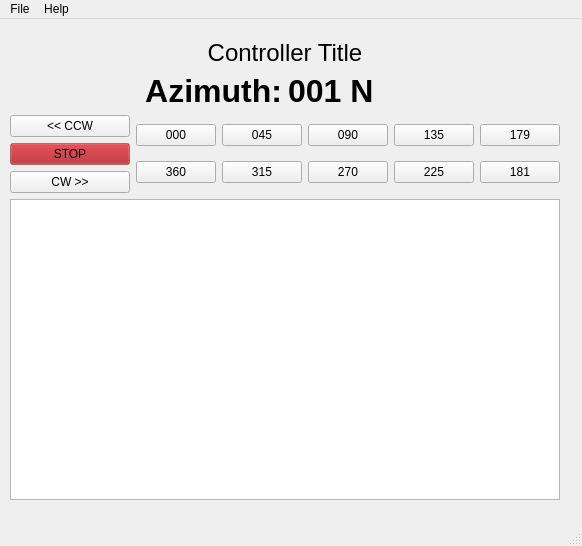
<?xml version="1.0" encoding="UTF-8"?>
<ui version="4.0">
 <class>MainWindow</class>
 <widget class="QMainWindow" name="MainWindow">
  <property name="geometry">
   <rect>
    <x>0</x>
    <y>0</y>
    <width>582</width>
    <height>546</height>
   </rect>
  </property>
  <property name="windowTitle">
   <string>MainWindow</string>
  </property>
  <widget class="QWidget" name="centralwidget">
   <widget class="QWidget" name="verticalLayoutWidget">
    <property name="geometry">
     <rect>
      <x>10</x>
      <y>20</y>
      <width>550</width>
      <height>461</height>
     </rect>
    </property>
    <layout class="QVBoxLayout" name="verticalLayout">
     <item>
      <widget class="QLabel" name="labeltitle">
       <property name="sizePolicy">
        <sizepolicy hsizetype="Preferred" vsizetype="Preferred">
         <horstretch>0</horstretch>
         <verstretch>0</verstretch>
        </sizepolicy>
       </property>
       <property name="maximumSize">
        <size>
         <width>16777215</width>
         <height>120</height>
        </size>
       </property>
       <property name="font">
        <font>
         <pointsize>18</pointsize>
        </font>
       </property>
       <property name="autoFillBackground">
        <bool>false</bool>
       </property>
       <property name="frameShape">
        <enum>QFrame::NoFrame</enum>
       </property>
       <property name="frameShadow">
        <enum>QFrame::Plain</enum>
       </property>
       <property name="text">
        <string>Controller Title</string>
       </property>
       <property name="alignment">
        <set>Qt::AlignCenter</set>
       </property>
      </widget>
     </item>
     <item>
      <layout class="QHBoxLayout" name="horizontalLayout_azlabels">
       <property name="topMargin">
        <number>0</number>
       </property>
       <property name="bottomMargin">
        <number>0</number>
       </property>
       <item>
        <widget class="QLabel" name="labelaztext">
         <property name="sizePolicy">
          <sizepolicy hsizetype="Minimum" vsizetype="Preferred">
           <horstretch>0</horstretch>
           <verstretch>0</verstretch>
          </sizepolicy>
         </property>
         <property name="minimumSize">
          <size>
           <width>0</width>
           <height>0</height>
          </size>
         </property>
         <property name="baseSize">
          <size>
           <width>0</width>
           <height>0</height>
          </size>
         </property>
         <property name="font">
          <font>
           <pointsize>24</pointsize>
           <weight>75</weight>
           <bold>true</bold>
          </font>
         </property>
         <property name="text">
          <string>Azimuth:</string>
         </property>
         <property name="alignment">
          <set>Qt::AlignRight|Qt::AlignTrailing|Qt::AlignVCenter</set>
         </property>
        </widget>
       </item>
       <item>
        <widget class="QLabel" name="labelaz">
         <property name="sizePolicy">
          <sizepolicy hsizetype="Preferred" vsizetype="Preferred">
           <horstretch>0</horstretch>
           <verstretch>0</verstretch>
          </sizepolicy>
         </property>
         <property name="maximumSize">
          <size>
           <width>16777215</width>
           <height>121</height>
          </size>
         </property>
         <property name="font">
          <font>
           <pointsize>24</pointsize>
           <weight>75</weight>
           <bold>true</bold>
          </font>
         </property>
         <property name="text">
          <string>001 N</string>
         </property>
         <property name="alignment">
          <set>Qt::AlignLeading|Qt::AlignLeft|Qt::AlignVCenter</set>
         </property>
        </widget>
       </item>
      </layout>
     </item>
     <item>
      <layout class="QHBoxLayout" name="horizontalLayout">
       <item>
        <layout class="QVBoxLayout" name="verticalLayout_2">
         <item>
          <widget class="QPushButton" name="pb_ccw">
           <property name="sizePolicy">
            <sizepolicy hsizetype="Preferred" vsizetype="Preferred">
             <horstretch>0</horstretch>
             <verstretch>0</verstretch>
            </sizepolicy>
           </property>
           <property name="text">
            <string>&lt;&lt; CCW</string>
           </property>
          </widget>
         </item>
         <item>
          <widget class="QPushButton" name="pb_stop">
           <property name="sizePolicy">
            <sizepolicy hsizetype="Preferred" vsizetype="Preferred">
             <horstretch>0</horstretch>
             <verstretch>0</verstretch>
            </sizepolicy>
           </property>
           <property name="styleSheet">
            <string notr="true">background-color: rgba(167, 21, 28, 100);</string>
           </property>
           <property name="text">
            <string>STOP</string>
           </property>
          </widget>
         </item>
         <item>
          <widget class="QPushButton" name="pb_cw">
           <property name="sizePolicy">
            <sizepolicy hsizetype="Preferred" vsizetype="Preferred">
             <horstretch>0</horstretch>
             <verstretch>0</verstretch>
            </sizepolicy>
           </property>
           <property name="text">
            <string>CW &gt;&gt;</string>
           </property>
          </widget>
         </item>
        </layout>
       </item>
       <item>
        <layout class="QVBoxLayout" name="verticalLayout_4">
         <item>
          <layout class="QHBoxLayout" name="horizontalLayout_2">
           <item>
            <widget class="QPushButton" name="pb_000">
             <property name="text">
              <string>000</string>
             </property>
            </widget>
           </item>
           <item>
            <widget class="QPushButton" name="pb_045">
             <property name="text">
              <string>045</string>
             </property>
            </widget>
           </item>
           <item>
            <widget class="QPushButton" name="pb_090">
             <property name="text">
              <string>090</string>
             </property>
            </widget>
           </item>
           <item>
            <widget class="QPushButton" name="pb_135">
             <property name="text">
              <string>135</string>
             </property>
            </widget>
           </item>
           <item>
            <widget class="QPushButton" name="pb_179">
             <property name="text">
              <string>179</string>
             </property>
            </widget>
           </item>
          </layout>
         </item>
         <item>
          <layout class="QHBoxLayout" name="horizontalLayout_4">
           <item>
            <widget class="QPushButton" name="pb_360">
             <property name="text">
              <string>360</string>
             </property>
            </widget>
           </item>
           <item>
            <widget class="QPushButton" name="pb_315">
             <property name="text">
              <string>315</string>
             </property>
            </widget>
           </item>
           <item>
            <widget class="QPushButton" name="pb_270">
             <property name="text">
              <string>270</string>
             </property>
            </widget>
           </item>
           <item>
            <widget class="QPushButton" name="pb_225">
             <property name="text">
              <string>225</string>
             </property>
            </widget>
           </item>
           <item>
            <widget class="QPushButton" name="pb_181">
             <property name="text">
              <string>181</string>
             </property>
            </widget>
           </item>
          </layout>
         </item>
        </layout>
       </item>
      </layout>
     </item>
     <item>
      <widget class="QGraphicsView" name="GvCompass">
       <property name="frameShape">
        <enum>QFrame::StyledPanel</enum>
       </property>
       <property name="lineWidth">
        <number>1</number>
       </property>
       <property name="midLineWidth">
        <number>4</number>
       </property>
       <property name="backgroundBrush">
        <brush brushstyle="SolidPattern">
         <color alpha="255">
          <red>255</red>
          <green>255</green>
          <blue>246</blue>
         </color>
        </brush>
       </property>
      </widget>
     </item>
    </layout>
   </widget>
  </widget>
  <widget class="QMenuBar" name="menubar">
   <property name="geometry">
    <rect>
     <x>0</x>
     <y>0</y>
     <width>582</width>
     <height>25</height>
    </rect>
   </property>
   <widget class="QMenu" name="menuAbout">
    <property name="title">
     <string>Help</string>
    </property>
    <addaction name="actionAbout"/>
   </widget>
   <widget class="QMenu" name="menuConfig">
    <property name="title">
     <string>File</string>
    </property>
    <addaction name="actionConfig"/>
    <addaction name="actionLock"/>
    <addaction name="actionExit"/>
    <addaction name="actionUpdate"/>
   </widget>
   <addaction name="menuConfig"/>
   <addaction name="menuAbout"/>
  </widget>
  <widget class="QStatusBar" name="statusbar"/>
  <action name="actionConfig">
   <property name="text">
    <string>Config</string>
   </property>
   <property name="toolTip">
    <string>Config and Settings</string>
   </property>
   <property name="shortcut">
    <string>Ctrl+S</string>
   </property>
  </action>
  <action name="actionExit">
   <property name="text">
    <string>Exit</string>
   </property>
  </action>
  <action name="actionAbout">
   <property name="text">
    <string>About</string>
   </property>
  </action>
  <action name="actionLock">
   <property name="checkable">
    <bool>true</bool>
   </property>
   <property name="text">
    <string>Lock Rotor</string>
   </property>
   <property name="toolTip">
    <string>Lockout for  rotor</string>
   </property>
   <property name="shortcut">
    <string>Ctrl+L</string>
   </property>
   <property name="autoRepeat">
    <bool>false</bool>
   </property>
  </action>
  <action name="actionUpdate">
   <property name="checkable">
    <bool>true</bool>
   </property>
   <property name="checked">
    <bool>true</bool>
   </property>
   <property name="text">
    <string>Poll</string>
   </property>
   <property name="toolTip">
    <string>Update Display Activate</string>
   </property>
   <property name="shortcut">
    <string>Ctrl+P</string>
   </property>
   <property name="autoRepeat">
    <bool>false</bool>
   </property>
  </action>
 </widget>
 <resources/>
 <connections>
  <connection>
   <sender>pb_000</sender>
   <signal>clicked()</signal>
   <receiver>MainWindow</receiver>
   <slot>PbMoveToPos_Clicked()</slot>
   <hints>
    <hint type="sourcelabel">
     <x>162</x>
     <y>147</y>
    </hint>
    <hint type="destinationlabel">
     <x>164</x>
     <y>35</y>
    </hint>
   </hints>
  </connection>
  <connection>
   <sender>pb_045</sender>
   <signal>clicked()</signal>
   <receiver>MainWindow</receiver>
   <slot>PbMoveToPos_Clicked()</slot>
   <hints>
    <hint type="sourcelabel">
     <x>266</x>
     <y>148</y>
    </hint>
    <hint type="destinationlabel">
     <x>275</x>
     <y>33</y>
    </hint>
   </hints>
  </connection>
  <connection>
   <sender>pb_090</sender>
   <signal>clicked()</signal>
   <receiver>MainWindow</receiver>
   <slot>PbMoveToPos_Clicked()</slot>
   <hints>
    <hint type="sourcelabel">
     <x>348</x>
     <y>144</y>
    </hint>
    <hint type="destinationlabel">
     <x>386</x>
     <y>29</y>
    </hint>
   </hints>
  </connection>
  <connection>
   <sender>pb_135</sender>
   <signal>clicked()</signal>
   <receiver>MainWindow</receiver>
   <slot>PbMoveToPos_Clicked()</slot>
   <hints>
    <hint type="sourcelabel">
     <x>428</x>
     <y>150</y>
    </hint>
    <hint type="destinationlabel">
     <x>425</x>
     <y>39</y>
    </hint>
   </hints>
  </connection>
  <connection>
   <sender>pb_179</sender>
   <signal>clicked()</signal>
   <receiver>MainWindow</receiver>
   <slot>PbMoveToPos_Clicked()</slot>
   <hints>
    <hint type="sourcelabel">
     <x>523</x>
     <y>147</y>
    </hint>
    <hint type="destinationlabel">
     <x>522</x>
     <y>33</y>
    </hint>
   </hints>
  </connection>
  <connection>
   <sender>pb_181</sender>
   <signal>clicked()</signal>
   <receiver>MainWindow</receiver>
   <slot>PbMoveToPos_Clicked()</slot>
   <hints>
    <hint type="sourcelabel">
     <x>490</x>
     <y>193</y>
    </hint>
    <hint type="destinationlabel">
     <x>543</x>
     <y>35</y>
    </hint>
   </hints>
  </connection>
  <connection>
   <sender>pb_225</sender>
   <signal>clicked()</signal>
   <receiver>MainWindow</receiver>
   <slot>PbMoveToPos_Clicked()</slot>
   <hints>
    <hint type="sourcelabel">
     <x>410</x>
     <y>196</y>
    </hint>
    <hint type="destinationlabel">
     <x>146</x>
     <y>33</y>
    </hint>
   </hints>
  </connection>
  <connection>
   <sender>pb_270</sender>
   <signal>clicked()</signal>
   <receiver>MainWindow</receiver>
   <slot>PbMoveToPos_Clicked()</slot>
   <hints>
    <hint type="sourcelabel">
     <x>320</x>
     <y>199</y>
    </hint>
    <hint type="destinationlabel">
     <x>35</x>
     <y>32</y>
    </hint>
   </hints>
  </connection>
  <connection>
   <sender>pb_315</sender>
   <signal>clicked()</signal>
   <receiver>MainWindow</receiver>
   <slot>PbMoveToPos_Clicked()</slot>
   <hints>
    <hint type="sourcelabel">
     <x>231</x>
     <y>188</y>
    </hint>
    <hint type="destinationlabel">
     <x>4</x>
     <y>56</y>
    </hint>
   </hints>
  </connection>
  <connection>
   <sender>pb_360</sender>
   <signal>clicked()</signal>
   <receiver>MainWindow</receiver>
   <slot>PbMoveToPos_Clicked()</slot>
   <hints>
    <hint type="sourcelabel">
     <x>141</x>
     <y>196</y>
    </hint>
    <hint type="destinationlabel">
     <x>1</x>
     <y>82</y>
    </hint>
   </hints>
  </connection>
  <connection>
   <sender>pb_ccw</sender>
   <signal>clicked()</signal>
   <receiver>MainWindow</receiver>
   <slot>PbMove_Clicked()</slot>
   <hints>
    <hint type="sourcelabel">
     <x>49</x>
     <y>138</y>
    </hint>
    <hint type="destinationlabel">
     <x>2</x>
     <y>129</y>
    </hint>
   </hints>
  </connection>
  <connection>
   <sender>pb_cw</sender>
   <signal>clicked()</signal>
   <receiver>MainWindow</receiver>
   <slot>PbMove_Clicked()</slot>
   <hints>
    <hint type="sourcelabel">
     <x>63</x>
     <y>199</y>
    </hint>
    <hint type="destinationlabel">
     <x>3</x>
     <y>210</y>
    </hint>
   </hints>
  </connection>
  <connection>
   <sender>pb_stop</sender>
   <signal>clicked()</signal>
   <receiver>MainWindow</receiver>
   <slot>PbStop_Clicked()</slot>
   <hints>
    <hint type="sourcelabel">
     <x>44</x>
     <y>177</y>
    </hint>
    <hint type="destinationlabel">
     <x>3</x>
     <y>173</y>
    </hint>
   </hints>
  </connection>
 </connections>
 <slots>
  <slot>PbMove_Clicked()</slot>
  <slot>PbMoveToPos_Clicked()</slot>
  <slot>PbStop_Clicked()</slot>
 </slots>
</ui>
